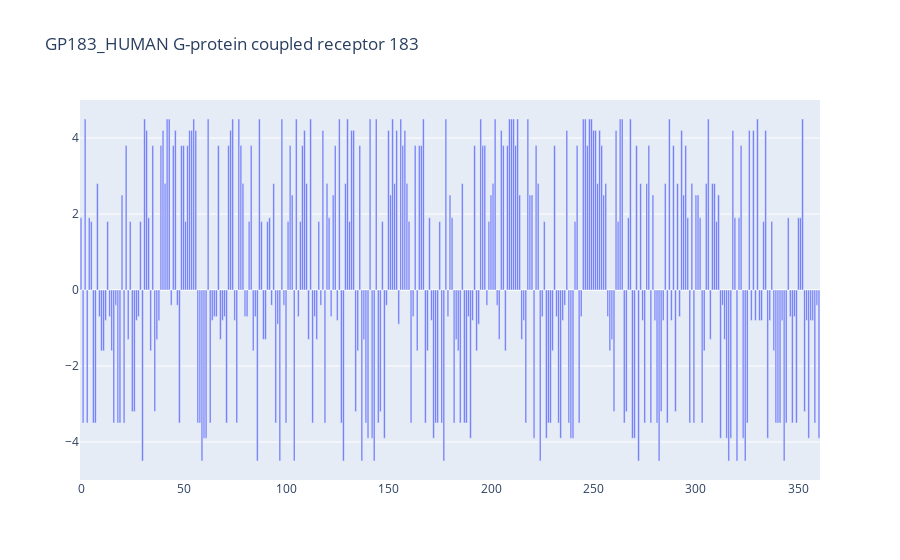

The code cell stored with this chart in its notebook:
### Code cell
test = Protein(name, sequence, metrics)

fig = test.plot()

fig.show()

### Figure 1 — Plotly figure (JSON) as saved in the notebook; plotly's stock layout.template omitted (floating-point values rounded to 4 significant figures; data arrays with more than 128 entries replaced by an {"elided": "..."} marker saying what was removed)
{"data": [{"type": "bar", "x": {"elided": "361 int values"}, "y": {"elided": "361 float values"}}], "layout": {"title": {"text": "GP183_HUMAN G-protein coupled receptor 183"}}}
